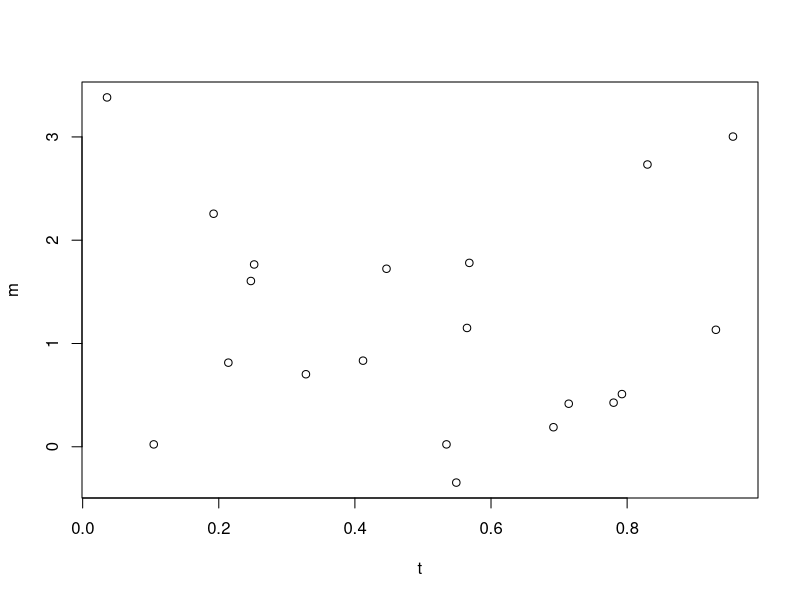
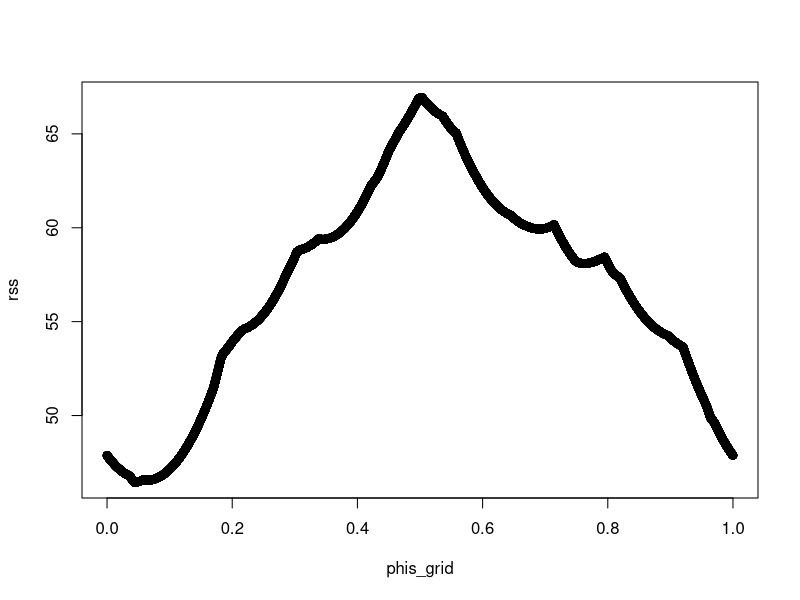
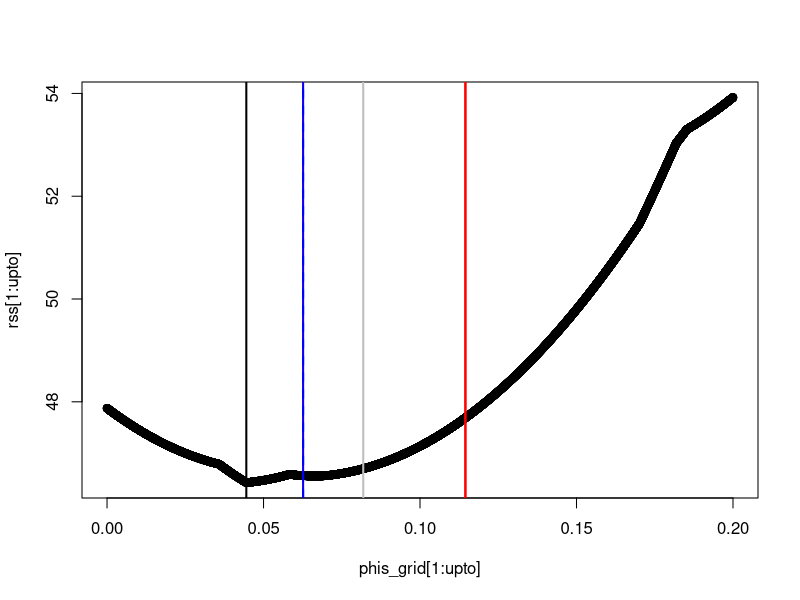

Recreate these plots in R, in order.
### compare newton method to grid search
### for estimating phase

rm(list=ls())
library(scales)

Saw <- function(t,cc=0.75){
    ## returns sawtooth evaluated at t
    t <- t %% 1
    return(((-2/cc)*t + 1)*(t < cc) + ((2/(1-cc))*t - (1+cc)/(1-cc))*(t >= cc))
}

SawPrime <- function(t,cc=0.75){
    ## returns derivative of sawtooth evaluated at t
    t <- t %% 1
    return((-2/cc)*(t < cc) + ((2/(1-cc))*(t >= cc)))
}

NewtonUpdate <- function(m,t,phi){
    gp <- SawPrime(t+phi)
    g <- Saw(t+phi)
    del <- -2*sum(m*gp) + 2*sum(g*gp)
    h <- 2*sum(gp*gp)
    return((phi - h^{-1}*del) %% 1)
}

n <- 20
e.sd <- 1
t <- runif(n)
phi <- runif(1)
m <- Saw(t+phi) + rnorm(n,e.sd)
plot(t,m)


N <- 100000
phis_grid <- (0:(N-1))/N
rss <- rep(0,N)
tm <- proc.time()
for(ii in 1:N){
    m.pred <- Saw(t+phis_grid[ii])
    rss[ii] <- sum((m - m.pred)^2)
}
proc.time() - tm
plot(phis_grid,rss)


upto <- 20000
plot(phis_grid[1:upto],rss[1:upto])




abline(v=phi,lwd=2,col='grey')
abline(v=phis_grid[which.min(rss)],lwd=2)
phi.init <- runif(1)
NN <- 2
phis_new <- rep(0,NN)
phis_new[1] <- phi.init
tm <- proc.time()
for(ii in 2:NN){
    phis_new[ii] <- NewtonUpdate(m,t,phis_new[ii-1])
}
proc.time() - tm
abline(v=phis_new[1],col='red',lwd=2)
abline(v=phis_new[2],col='blue',lwd=2)


abline(v=phis_new[1],col='red',lwd=2)
abline(v=phis_new[2:(NN-1)],col=alpha('red',.1))
abline(v=phis_new[NN],col='blue',lwd=2,lty=2)
## phis_new[NN] is close to phis_grid[which.min(rss)]

